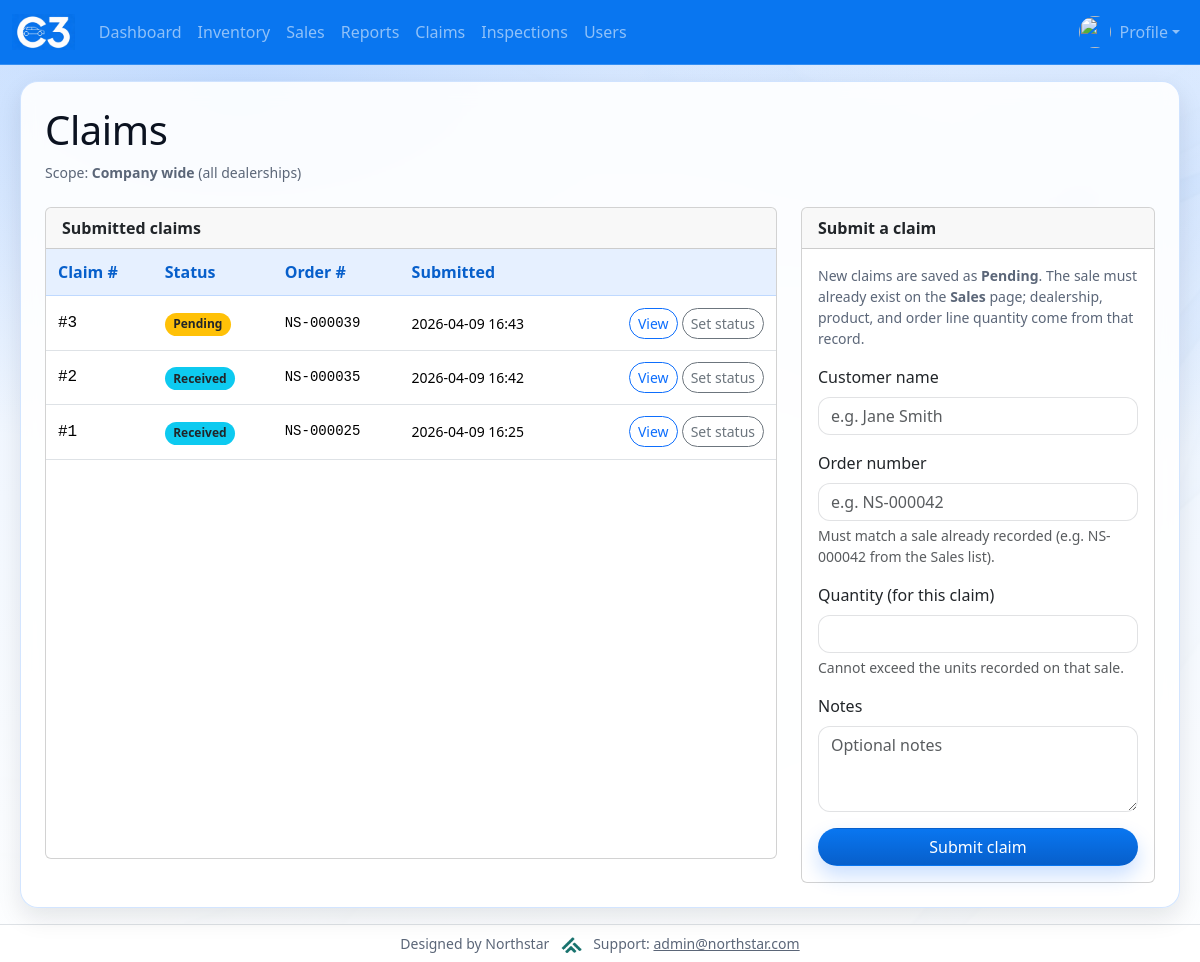
The app's page /home/claims/ (signed in), older data.
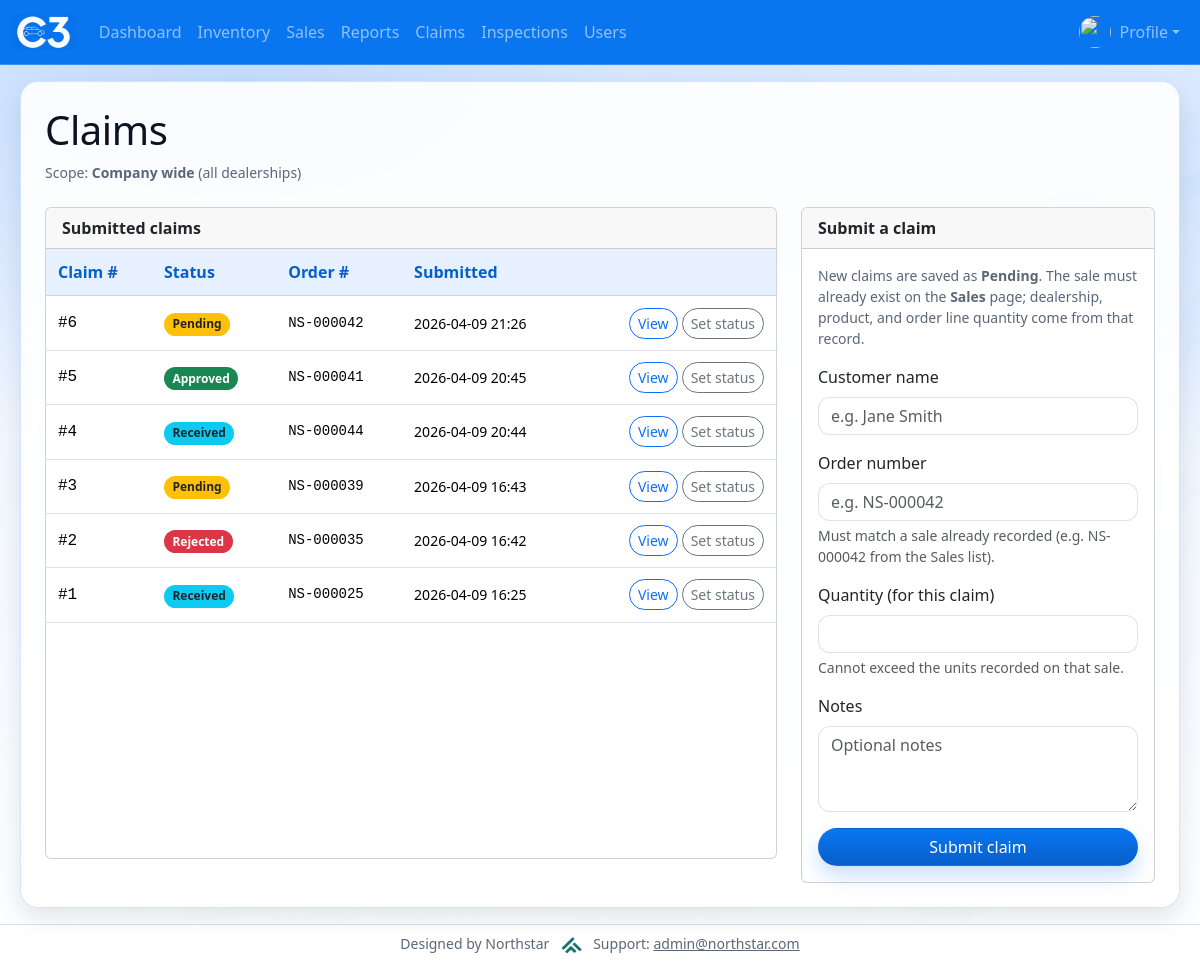
The same page, newer data.
### Dashboard/models.py (models this page shows, shortened)
class Claim(models.Model):
    STATUS_PENDING = "pending"
    STATUS_APPROVED = "approved"
    STATUS_REJECTED = "rejected"
    STATUS_RECEIVED = "received"
    STATUS_CHOICES = [
        (STATUS_PENDING, "Pending"),
        (STATUS_APPROVED, "Approved"),
        (STATUS_REJECTED, "Rejected"),
        (STATUS_RECEIVED, "Received"),
    ]
    daily_sale = models.ForeignKey(
        DailySale,
        on_delete=models.PROTECT,
        related_name="claims",
    )
    customer_name = models.CharField(max_length=200)
    quantity = models.PositiveIntegerField(
        help_text="Units covered by this claim; must not exceed the units on the linked sale.",
    )
    reason = models.TextField(blank=True)
    status = models.CharField(max_length=20, choices=STATUS_CHOICES, default=STATUS_PENDING)
    submitted_by = models.ForeignKey(
        settings.AUTH_USER_MODEL,
        on_delete=models.SET_NULL,
        null=True,
        blank=True,
        related_name="claims_submitted",
    )
    date_submitted = models.DateTimeField(auto_now_add=True)
    class Meta:
        ordering = ["-date_submitted", "-id"]

class DailySale(models.Model):
    product = models.ForeignKey(SalesProduct, on_delete=models.CASCADE)
    dealership = models.ForeignKey(Dealership, on_delete=models.CASCADE, related_name="daily_sales")
    order_number = models.CharField(
        max_length=50,
        blank=True,
        help_text="Set automatically when the sale is saved (NS-######). Not exposed on portal forms.",
    )
    date = models.DateField()
    amount = models.PositiveIntegerField(default=0)
    entered_by = models.ForeignKey(
        settings.AUTH_USER_MODEL,
        on_delete=models.SET_NULL,
        null=True,
        blank=True,
        related_name="daily_sales_entered",
    )
    class Meta:
        ordering = ['-date', 'id']
    def display_order_number(self) -> str:
        s = (self.order_number or "").strip()
        if s:
            return s
        return f"#{self.pk:04d}" if self.pk else "—"

### Dashboard/views.py (the view)
# urls.py: path("claims/", views.claims, name="claims"),
def claims(request):
    if not _can_access_claims(request.user):
        return HttpResponseForbidden("You don't have permission to view claims.")
    can_view_all = user_can_view_all_dealerships(request.user)
    home_dealership = getattr(request, "ns_dealership", None)
    if not can_view_all and not home_dealership:
        return HttpResponseForbidden("No dealership is assigned to your user.")
    ns = getattr(request, "ns_site_namespace", None) or "Dashboard"
    if request.method == "POST":
        form = ClaimForm(request.POST, user=request.user)
        if form.is_valid():
            obj = form.save(commit=False)
            obj.submitted_by = request.user
            obj.status = Claim.STATUS_PENDING
            obj.save()
            messages.success(
                request,
                f"Claim #{obj.pk} submitted successfully. Status: Pending.",
            )
            return redirect(f"{ns}:claims")
        _messages_for_invalid_form(request, form, context_note="Claim was not submitted:")
    else:
        form = ClaimForm(user=request.user)
    claims_qs = Claim.objects.select_related(
        "daily_sale",
        "daily_sale__dealership",
        "daily_sale__product",
        "submitted_by",
    ).order_by("-date_submitted", "-id")
    if not can_view_all and home_dealership:
        claims_qs = claims_qs.filter(daily_sale__dealership=home_dealership)
    context = {
        "claim_form": form,
        "claims_list": claims_qs[:500],
        "claims_scope_label": (
            "Company wide" if can_view_all else (home_dealership.name if home_dealership else "Dealership")
        ),
        "can_change_claim_status": _can_change_claim_status(request.user),
    }
    return render(request, "Dashboard/claims.html", context)

### Dashboard/inventory_services.py (called while the page is built)
def user_home_dealership(user):
    if not user or not user.is_authenticated:
        return None
    try:
        from Profile.models import UserProfile
        prof = UserProfile.objects.select_related("dealership").filter(user=user).first()
        return prof.dealership if prof else None
    except Exception:
        return None

### Dashboard/scope.py (called while the page is built)
def user_can_view_all_dealerships(user) -> bool:
    if not user.is_authenticated:
        return False
    u = (
        get_user_model()
        .objects.filter(pk=user.pk)
        .prefetch_related("groups")
        .first()
    )
    if not u:
        return False
    if u.is_staff or u.is_superuser:
        return True
    names = {g.name for g in u.groups.all()}
    return bool(names & {"Management", "Back Office"})

### Dashboard/views.py (called while the page is built)
def _staff_or_superuser(user):
    if not user.is_authenticated:
        return False
    return bool(getattr(user, "is_staff", False) or getattr(user, "is_superuser", False))

def _can_access_claims(user):
    if not user.is_authenticated:
        return False
    if _staff_or_superuser(user):
        return True
    return user.groups.filter(
        name__in=["Management", "Back Office", "Sales Rep", "Dealership User"]
    ).exists()

def _can_change_claim_status(user):
    if not user.is_authenticated:
        return False
    if _staff_or_superuser(user):
        return True
    return user.groups.filter(name__in=["Management", "Back Office"]).exists()

### Dashboard/templates/Dashboard/claims.html (shortened to what this page needs)
{% extends "Dashboard/base.html" %}
{% block content %}
<div class="d-flex align-items-center justify-content-between flex-wrap gap-2 mb-2">
	<h1 class="mb-0">Claims</h1>
</div>
<p class="text-muted small mb-4">
	Scope: <strong>{{ claims_scope_label }}</strong>
	{% if request.ns_can_view_all_dealerships %}(all dealerships){% else %}(your dealership only){% endif %}
</p>
<div class="row">
	<div class="col-lg-8 mb-4">
		<div class="card mb-0 h-100">
			<div class="card-header fw-semibold">Submitted claims</div>
			<div class="card-body p-0">
			{% if claims_list %}
			<div class="table-responsive">
			<table class="table table-sm align-middle mb-0">
				<thead class="table-light">
					<tr>
						<th scope="col">Claim #</th>
						<th scope="col">Status</th>
						<th scope="col">Order #</th>
						<th scope="col">Submitted</th>
						<th scope="col" class="text-end"><span class="visually-hidden">Actions</span></th>
					</tr>
				</thead>
				<tbody>
					{% for c in claims_list %}
					<tr>
						<td class="font-monospace">#{{ c.pk }}</td>
						<td>
							{% if c.status == "pending" %}
								<span class="badge bg-warning text-dark">Pending</span>
							{% elif c.status == "approved" %}
								<span class="badge bg-success">Approved</span>
							{% elif c.status == "rejected" %}
								<span class="badge bg-danger">Rejected</span>
							{% elif c.status == "received" %}
								<span class="badge bg-info text-dark">Received</span>
							{% else %}
								<span class="badge bg-secondary">{{ c.get_status_display }}</span>
							{% endif %}
						</td>
						<td class="font-monospace small">{{ c.daily_sale.display_order_number }}</td>
						<td class="text-nowrap small">{{ c.date_submitted|date:"Y-m-d H:i" }}</td>
						<td class="text-end text-nowrap">
							<a href="{% url ns_site_namespace|add:':claim_detail' c.pk %}" class="btn btn-sm btn-outline-primary">View</a>
							{% if can_change_claim_status %}
							<a href="{% url ns_site_namespace|add:':claim_detail' c.pk %}#update-claim-status" class="btn btn-sm btn-outline-secondary">Set status</a>
							{% endif %}
						</td>
					</tr>
					{% endfor %}
				</tbody>
			</table>
			</div>
			{% else %}
				<p class="text-muted small p-3 mb-0">No claims yet. Submit one using the form.</p>
			{% endif %}
			</div>
		</div>
	</div>
	<div class="col-lg-4">
		<div class="card mb-0 h-100">
			<div class="card-header fw-semibold">Submit a claim</div>
			<div class="card-body">
				<p class="text-muted small mb-3">
					New claims are saved as <strong>Pending</strong>. The sale must already exist on the <strong>Sales</strong> page; dealership, product, and order line quantity come from that record.
				</p>
				<form method="post" action="">
					<div class="mb-3">
						<label class="form-label" for="{{ claim_form.customer_name.id_for_label }}">Customer name</label>
						{{ claim_form.customer_name }}
					</div>
					<div class="mb-3">
						<label class="form-label" for="{{ claim_form.order_ref.id_for_label }}">Order number</label>
						{{ claim_form.order_ref }}
						{% if claim_form.order_ref.help_text %}<div class="form-text">{{ claim_form.order_ref.help_text }}</div>{% endif %}
					</div>
					<div class="mb-3">
						<label class="form-label" for="{{ claim_form.quantity.id_for_label }}">Quantity (for this claim)</label>
						{{ claim_form.quantity }}
						<div class="form-text">Cannot exceed the units recorded on that sale.</div>
					</div>
					<div class="mb-3">
						<label class="form-label" for="{{ claim_form.reason.id_for_label }}">Notes</label>
						{{ claim_form.reason }}
					</div>
					<button type="submit" class="btn btn-primary w-100">Submit claim</button>
				</form>
			</div>
		</div>
	</div>
</div>
{% endblock content %}

### Dashboard/templates/Dashboard/base.html (shortened to what this page needs)
<!DOCTYPE html>
<html lang="en">
<head>
    {% load static %}
    <link rel="stylesheet" href="{% static 'bootstrap/css/bootstrap.css' %}">
    <link rel="stylesheet" href="{% static 'css/theme.css' %}">
</head>
<body class="d-flex flex-column min-vh-100">
<nav class="navbar navbar-expand-lg navbar-dark bg-primary">
    <div class="container-fluid">
        <a class="navbar-brand d-flex align-items-center" href="{% url ns_site_namespace|add:':home' %}">
            <img src="{% static 'images/logo.png' %}" alt="C3" height="36" style="max-height: 36px;">
        </a>
        {% if user.is_authenticated %}
        <div class="collapse navbar-collapse" id="navbarNavAltMarkup">
            <ul class="navbar-nav me-auto mb-2 mb-lg-0">
                <li class="nav-item">
                    <a class="nav-link" href="{% url ns_site_namespace|add:':index' %}">Dashboard</a>
                </li>
                <li class="nav-item">
                    <a class="nav-link" href="{% url ns_site_namespace|add:':inventory' %}">Inventory</a>
                </li>
                <li class="nav-item">
                    <a class="nav-link" href="{% url ns_site_namespace|add:':sales' %}">Sales</a>
                </li>
                <li class="nav-item">
                    <a class="nav-link" href="{% url ns_site_namespace|add:':Reports' %}">Reports</a>
                </li>
                <li class="nav-item">
                    <a class="nav-link" href="{% url ns_site_namespace|add:':claims' %}">Claims</a>
                </li>
                <li class="nav-item">
                    <a class="nav-link" href="{% url ns_site_namespace|add:':inspections' %}">Inspections</a>
                </li>
                {% if can_see_users %}
                <li class="nav-item">
                    <a class="nav-link" href="{% url 'Profile:user_list' %}">Users</a>
                </li>
                {% endif %}
            </ul>
            <ul class="navbar-nav ms-auto mb-2 mb-lg-0">
                <li class="nav-item dropdown">
                    <a class="nav-link dropdown-toggle d-flex align-items-center" href="#" id="profileNavDropdown" role="button" data-bs-toggle="dropdown" aria-expanded="false">
                        {% if profile_avatar_url %}
                            <img src="{{ profile_avatar_url }}" alt="" class="avatar-circle me-2" width="32" height="32">
                        {% else %}
                            <img src="{% static 'images/default-avatar.png' %}" alt="" class="avatar-circle me-2" width="32" height="32">
                        {% endif %}
                        Profile
                    </a>
                </li>
            </ul>
        </div>
        {% endif %}
    </div>
</nav>
<main class="container-fluid py-3 flex-grow-1">
    <div class="ns-surface p-3 p-md-4 mx-md-2">
{% block content %}{% endblock content %}
    </div>
</main>
<footer class="container-fluid py-2 text-center text-muted small border-top mt-auto bg-white">
	Designed by Northstar
	<img src="{% static 'images/northstar.png' %}" alt="Northstar" height="16" class="mx-2 align-text-bottom" style="max-height:16px;">
	Support: <a href="mailto:admin@northstar.com" class="text-muted">admin@northstar.com</a>
</footer>
</body>
</html>

### static/css/theme.css (style rules this page uses)
:root { --theme-primary: #0976f0; --theme-primary-dark: #075fcb; --theme-primary-soft: rgba(13, 110, 253, 0.12); --theme-ink: #0b1220; --theme-muted: #5b6678; --theme-surface: rgba(255, 255, 255, 0.9); --theme-surface-strong: #ffffff; --theme-border: rgba(13, 110, 253, 0.18); --theme-shadow: 0 16px 40px rgba(11, 18, 32, 0.12); --theme-shadow-sm: 0 10px 24px rgba(11, 18, 32, 0.1); --theme-radius-lg: 18px; --theme-radius-md: 14px; --theme-radius-sm: 12px; }
body { color: var(--theme-ink); background: radial-gradient(1200px 600px at 20% 10%, rgba(13, 110, 253, 0.18), transparent 60%), radial-gradient(900px 500px at 90% 20%, rgba(13, 110, 253, 0.12), transparent 55%), linear-gradient(180deg, rgba(231, 241, 255, 0.95), rgba(255, 255, 255, 0.92)); background-attachment: fixed; }
main { background: transparent; }
.ns-surface { background: var(--theme-surface); border: 1px solid var(--theme-border); border-radius: var(--theme-radius-lg); box-shadow: var(--theme-shadow-sm); backdrop-filter: blur(10px); }
.navbar.bg-primary { background-color: var(--theme-primary) !important; border-bottom: 1px solid rgba(255, 255, 255, 0.18); }
.navbar .navbar-brand { padding-top: 0; padding-bottom: 0; }
.navbar .navbar-brand img { display: block; }
.navbar .nav-link { border-radius: 999px; padding: 0.5rem 0.85rem; transition: background-color 120ms ease, color 120ms ease, transform 120ms ease; }
h1, h2, h3, h4, h5 { letter-spacing: -0.01em; }
.text-muted { color: var(--theme-muted) !important; }
.table { background-color: transparent; }
.table thead th { background-color: rgba(13, 110, 253, 0.1); color: var(--theme-primary-dark); border-color: rgba(13, 110, 253, 0.18); font-weight: 700; }
.table tbody tr { background: rgba(255, 255, 255, 0.9); }
.table > :not(caption) > * > * { padding: 0.7rem 0.75rem; }
.btn { border-radius: 999px; }
.btn-primary { background: linear-gradient(180deg, var(--theme-primary), var(--theme-primary-dark)); border-color: transparent; box-shadow: 0 10px 20px rgba(13, 110, 253, 0.22); }
.badge { border-radius: 999px; padding: 0.45em 0.7em; }
.form-control, .form-select, textarea.form-control { border-radius: var(--theme-radius-sm); border-color: rgba(11, 18, 32, 0.12); }
.avatar-circle { width: 32px; height: 32px; border-radius: 50%; object-fit: cover; display: inline-flex; align-items: center; justify-content: center; overflow: hidden; }

Row changes from the older to the newer data that the page shows:
added Claim: pk "6", status "Pending", daily_sale.display_order_number "NS-000042", date_submitted "2026-04-09 21:26"
added Claim: pk "5", status "Approved", daily_sale.display_order_number "NS-000041", date_submitted "2026-04-09 20:45"
added Claim: pk "4", status "Received", daily_sale.display_order_number "NS-000044", date_submitted "2026-04-09 20:44"
changed Claim "NS-000035": status "Received" → "Rejected"
